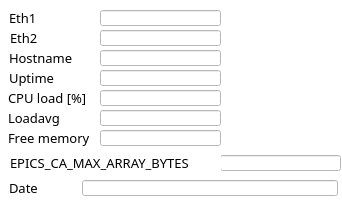
<?xml version="1.0" encoding="UTF-8"?>
<ui version="4.0">
 <class>MainWindow</class>
 <widget class="QMainWindow" name="MainWindow">
  <property name="geometry">
   <rect>
    <x>0</x>
    <y>0</y>
    <width>342</width>
    <height>201</height>
   </rect>
  </property>
  <property name="windowTitle">
   <string extracomment="Libera">Libera Brilliance+</string>
  </property>
  <property name="accessibleName">
   <string>Libera Brilliance+</string>
  </property>
  <property name="accessibleDescription">
   <string/>
  </property>
  <property name="styleSheet">
   <string notr="true">background-color: rgb(255, 255, 255);</string>
  </property>
  <property name="unifiedTitleAndToolBarOnMac">
   <bool>true</bool>
  </property>
  <widget class="QWidget" name="centralwidget">
   <widget class="QLabel" name="label_3">
    <property name="geometry">
     <rect>
      <x>9</x>
      <y>10</y>
      <width>67</width>
      <height>16</height>
     </rect>
    </property>
    <property name="font">
     <font>
      <family>Sans Serif</family>
      <pointsize>10</pointsize>
     </font>
    </property>
    <property name="text">
     <string>Eth1</string>
    </property>
   </widget>
   <widget class="caLineEdit" name="ipaddress">
    <property name="geometry">
     <rect>
      <x>100</x>
      <y>10</y>
      <width>121</width>
      <height>16</height>
     </rect>
    </property>
    <property name="font">
     <font>
      <family>FreeSans</family>
      <pointsize>10</pointsize>
     </font>
    </property>
    <property name="styleSheet">
     <string notr="true">caTextEntry,caLineEdit {background-color: rgba(192, 192, 192, 255); color: rgba(0, 0, 0, 255); border-radius: 1px;} caLineEdit {border: 0px; border-style:outset; padding: 0px 0px 0px 2px; border-color: rgba(0, 0, 0, 255) rgba(0, 0, 0, 255)  rgba(0, 0, 0, 255) rgba(0, 0, 0, 255);} caTextEntry { border: 2px; padding: 0px;} caTextEntry {border-style:inset; border-color: rgba(96, 96, 96, 255) rgba(255, 255, 255, 255)  rgba(255, 255, 255, 255) rgba(96, 96, 96, 255);} caTextEntry:focus {padding: 0px; border: 2px groove rgba(255, 0, 0, 255); border-radius: 1px;} </string>
    </property>
    <property name="channel" stdset="0">
     <string notr="true">$(DEVICE):ioc:ip:eth0</string>
    </property>
    <property name="background">
     <color>
      <red>192</red>
      <green>192</green>
      <blue>192</blue>
     </color>
    </property>
    <property name="colorMode">
     <enum>caLineEdit::Static</enum>
    </property>
    <property name="fontScaleMode">
     <enum>caLineEdit::WidthAndHeight</enum>
    </property>
   </widget>
   <widget class="QLabel" name="label_6">
    <property name="geometry">
     <rect>
      <x>8</x>
      <y>90</y>
      <width>85</width>
      <height>16</height>
     </rect>
    </property>
    <property name="font">
     <font>
      <family>Sans Serif</family>
      <pointsize>10</pointsize>
     </font>
    </property>
    <property name="text">
     <string>CPU load [%]</string>
    </property>
   </widget>
   <widget class="caLineEdit" name="cpuload">
    <property name="geometry">
     <rect>
      <x>100</x>
      <y>90</y>
      <width>121</width>
      <height>16</height>
     </rect>
    </property>
    <property name="font">
     <font>
      <family>FreeSans</family>
      <pointsize>10</pointsize>
     </font>
    </property>
    <property name="styleSheet">
     <string notr="true">caTextEntry,caLineEdit {background-color: rgba(192, 192, 192, 255); color: rgba(0, 0, 0, 255); border-radius: 1px;} caLineEdit {border: 0px; border-style:outset; padding: 0px 0px 0px 2px; border-color: rgba(0, 0, 0, 255) rgba(0, 0, 0, 255)  rgba(0, 0, 0, 255) rgba(0, 0, 0, 255);} caTextEntry { border: 2px; padding: 0px;} caTextEntry {border-style:inset; border-color: rgba(96, 96, 96, 255) rgba(255, 255, 255, 255)  rgba(255, 255, 255, 255) rgba(96, 96, 96, 255);} caTextEntry:focus {padding: 0px; border: 2px groove rgba(255, 0, 0, 255); border-radius: 1px;} </string>
    </property>
    <property name="channel" stdset="0">
     <string notr="true">$(DEVICE):ioc:cpu</string>
    </property>
    <property name="background">
     <color>
      <red>192</red>
      <green>192</green>
      <blue>192</blue>
     </color>
    </property>
    <property name="colorMode">
     <enum>caLineEdit::Static</enum>
    </property>
    <property name="fontScaleMode">
     <enum>caLineEdit::WidthAndHeight</enum>
    </property>
   </widget>
   <widget class="QLabel" name="label_2">
    <property name="geometry">
     <rect>
      <x>9</x>
      <y>50</y>
      <width>67</width>
      <height>16</height>
     </rect>
    </property>
    <property name="font">
     <font>
      <family>Sans Serif</family>
      <pointsize>10</pointsize>
     </font>
    </property>
    <property name="text">
     <string>Hostname</string>
    </property>
   </widget>
   <widget class="caLineEdit" name="hostname">
    <property name="geometry">
     <rect>
      <x>100</x>
      <y>50</y>
      <width>121</width>
      <height>16</height>
     </rect>
    </property>
    <property name="font">
     <font>
      <family>FreeSans</family>
      <pointsize>10</pointsize>
     </font>
    </property>
    <property name="channel" stdset="0">
     <string notr="true">$(DEVICE):ioc:hostname</string>
    </property>
    <property name="background">
     <color>
      <red>192</red>
      <green>192</green>
      <blue>192</blue>
     </color>
    </property>
    <property name="colorMode">
     <enum>caLineEdit::Static</enum>
    </property>
    <property name="fontScaleMode">
     <enum>caLineEdit::WidthAndHeight</enum>
    </property>
   </widget>
   <widget class="QLabel" name="label_7">
    <property name="geometry">
     <rect>
      <x>8</x>
      <y>110</y>
      <width>56</width>
      <height>16</height>
     </rect>
    </property>
    <property name="font">
     <font>
      <family>Sans Serif</family>
      <pointsize>10</pointsize>
     </font>
    </property>
    <property name="text">
     <string>Loadavg</string>
    </property>
   </widget>
   <widget class="caLineEdit" name="loadavg">
    <property name="geometry">
     <rect>
      <x>100</x>
      <y>110</y>
      <width>121</width>
      <height>16</height>
     </rect>
    </property>
    <property name="font">
     <font>
      <family>FreeSans</family>
      <pointsize>10</pointsize>
     </font>
    </property>
    <property name="channel" stdset="0">
     <string notr="true">$(DEVICE):ioc:loadavg</string>
    </property>
    <property name="background">
     <color>
      <red>192</red>
      <green>192</green>
      <blue>192</blue>
     </color>
    </property>
    <property name="colorMode">
     <enum>caLineEdit::Static</enum>
    </property>
    <property name="fontScaleMode">
     <enum>caLineEdit::WidthAndHeight</enum>
    </property>
   </widget>
   <widget class="QLabel" name="label_4">
    <property name="geometry">
     <rect>
      <x>9</x>
      <y>70</y>
      <width>71</width>
      <height>16</height>
     </rect>
    </property>
    <property name="font">
     <font>
      <family>Sans Serif</family>
      <pointsize>10</pointsize>
     </font>
    </property>
    <property name="text">
     <string>Uptime</string>
    </property>
   </widget>
   <widget class="caLineEdit" name="uptime">
    <property name="geometry">
     <rect>
      <x>100</x>
      <y>70</y>
      <width>121</width>
      <height>16</height>
     </rect>
    </property>
    <property name="font">
     <font>
      <family>FreeSans</family>
      <pointsize>10</pointsize>
     </font>
    </property>
    <property name="channel" stdset="0">
     <string notr="true">$(DEVICE):ioc:uptime</string>
    </property>
    <property name="background">
     <color>
      <red>192</red>
      <green>192</green>
      <blue>192</blue>
     </color>
    </property>
    <property name="colorMode">
     <enum>caLineEdit::Static</enum>
    </property>
    <property name="fontScaleMode">
     <enum>caLineEdit::WidthAndHeight</enum>
    </property>
   </widget>
   <widget class="QLabel" name="label_8">
    <property name="geometry">
     <rect>
      <x>8</x>
      <y>130</y>
      <width>86</width>
      <height>16</height>
     </rect>
    </property>
    <property name="font">
     <font>
      <family>Sans Serif</family>
      <pointsize>10</pointsize>
     </font>
    </property>
    <property name="text">
     <string>Free memory</string>
    </property>
   </widget>
   <widget class="caLineEdit" name="free_mem">
    <property name="geometry">
     <rect>
      <x>100</x>
      <y>130</y>
      <width>121</width>
      <height>16</height>
     </rect>
    </property>
    <property name="font">
     <font>
      <family>FreeSans</family>
      <pointsize>10</pointsize>
     </font>
    </property>
    <property name="channel" stdset="0">
     <string notr="true">$(DEVICE):ioc:free_mem</string>
    </property>
    <property name="background">
     <color>
      <red>192</red>
      <green>192</green>
      <blue>192</blue>
     </color>
    </property>
    <property name="colorMode">
     <enum>caLineEdit::Static</enum>
    </property>
    <property name="fontScaleMode">
     <enum>caLineEdit::WidthAndHeight</enum>
    </property>
   </widget>
   <widget class="QLabel" name="label_5">
    <property name="geometry">
     <rect>
      <x>9</x>
      <y>180</y>
      <width>32</width>
      <height>16</height>
     </rect>
    </property>
    <property name="font">
     <font>
      <family>Sans Serif</family>
      <pointsize>10</pointsize>
     </font>
    </property>
    <property name="text">
     <string>Date</string>
    </property>
   </widget>
   <widget class="caLineEdit" name="iocdate">
    <property name="geometry">
     <rect>
      <x>82</x>
      <y>180</y>
      <width>256</width>
      <height>16</height>
     </rect>
    </property>
    <property name="font">
     <font>
      <family>FreeSans</family>
      <pointsize>10</pointsize>
     </font>
    </property>
    <property name="channel" stdset="0">
     <string notr="true">$(DEVICE):ioc:date</string>
    </property>
    <property name="background">
     <color alpha="192">
      <red>192</red>
      <green>192</green>
      <blue>192</blue>
     </color>
    </property>
    <property name="colorMode">
     <enum>caLineEdit::Static</enum>
    </property>
    <property name="fontScaleMode">
     <enum>caLineEdit::WidthAndHeight</enum>
    </property>
   </widget>
   <widget class="QLabel" name="label_9">
    <property name="geometry">
     <rect>
      <x>10</x>
      <y>30</y>
      <width>67</width>
      <height>16</height>
     </rect>
    </property>
    <property name="font">
     <font>
      <family>Sans Serif</family>
      <pointsize>10</pointsize>
     </font>
    </property>
    <property name="text">
     <string>Eth2</string>
    </property>
   </widget>
   <widget class="caLineEdit" name="ipaddress_2">
    <property name="geometry">
     <rect>
      <x>100</x>
      <y>30</y>
      <width>121</width>
      <height>16</height>
     </rect>
    </property>
    <property name="font">
     <font>
      <family>FreeSans</family>
      <pointsize>10</pointsize>
     </font>
    </property>
    <property name="channel" stdset="0">
     <string notr="true">$(DEVICE):ioc:ip:eth1</string>
    </property>
    <property name="background">
     <color>
      <red>192</red>
      <green>192</green>
      <blue>192</blue>
     </color>
    </property>
    <property name="colorMode">
     <enum>caLineEdit::Static</enum>
    </property>
    <property name="fontScaleMode">
     <enum>caLineEdit::WidthAndHeight</enum>
    </property>
   </widget>
   <widget class="caLineEdit" name="free_mem_2">
    <property name="geometry">
     <rect>
      <x>220</x>
      <y>155</y>
      <width>121</width>
      <height>16</height>
     </rect>
    </property>
    <property name="font">
     <font>
      <family>FreeSans</family>
      <pointsize>10</pointsize>
     </font>
    </property>
    <property name="channel" stdset="0">
     <string notr="true">$(DEVICE):ioc:max_bytes</string>
    </property>
    <property name="background">
     <color>
      <red>192</red>
      <green>192</green>
      <blue>192</blue>
     </color>
    </property>
    <property name="colorMode">
     <enum>caLineEdit::Static</enum>
    </property>
    <property name="fontScaleMode">
     <enum>caLineEdit::WidthAndHeight</enum>
    </property>
   </widget>
   <widget class="QLabel" name="label_10">
    <property name="geometry">
     <rect>
      <x>10</x>
      <y>155</y>
      <width>211</width>
      <height>16</height>
     </rect>
    </property>
    <property name="font">
     <font>
      <family>Sans Serif</family>
      <pointsize>10</pointsize>
     </font>
    </property>
    <property name="text">
     <string>EPICS_CA_MAX_ARRAY_BYTES</string>
    </property>
   </widget>
  </widget>
  <action name="actionADC_raw_data">
   <property name="text">
    <string>ADC raw data</string>
   </property>
  </action>
  <action name="actionTurn_by_turn_data">
   <property name="text">
    <string>Turn-by-turn data</string>
   </property>
  </action>
  <action name="actionSlow_acquisition_data">
   <property name="text">
    <string>Slow acquisition data</string>
   </property>
  </action>
 </widget>
 <customwidgets>
  <customwidget>
   <class>caLineEdit</class>
   <extends>QLineEdit</extends>
   <header>caLineEdit</header>
  </customwidget>
 </customwidgets>
 <resources>
  <include location="images/images.qrc"/>
 </resources>
 <connections/>
 <designerdata>
  <property name="gridDeltaX">
   <number>5</number>
  </property>
  <property name="gridDeltaY">
   <number>5</number>
  </property>
  <property name="gridSnapX">
   <bool>true</bool>
  </property>
  <property name="gridSnapY">
   <bool>true</bool>
  </property>
  <property name="gridVisible">
   <bool>true</bool>
  </property>
 </designerdata>
</ui>
